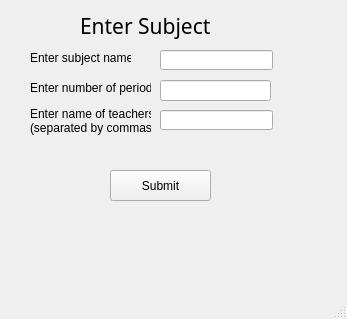
<?xml version="1.0" encoding="UTF-8"?>
<ui version="4.0">
 <class>MainWindow</class>
 <widget class="QMainWindow" name="MainWindow">
  <property name="geometry">
   <rect>
    <x>0</x>
    <y>0</y>
    <width>347</width>
    <height>319</height>
   </rect>
  </property>
  <property name="windowTitle">
   <string>MainWindow</string>
  </property>
  <widget class="QWidget" name="centralwidget">
   <widget class="QWidget" name="box" native="true">
    <property name="geometry">
     <rect>
      <x>20</x>
      <y>40</y>
      <width>291</width>
      <height>111</height>
     </rect>
    </property>
    <widget class="QLabel" name="name">
     <property name="geometry">
      <rect>
       <x>10</x>
       <y>10</y>
       <width>101</width>
       <height>16</height>
      </rect>
     </property>
     <property name="text">
      <string>Enter subject name:</string>
     </property>
    </widget>
    <widget class="QLabel" name="period">
     <property name="geometry">
      <rect>
       <x>10</x>
       <y>40</y>
       <width>121</width>
       <height>16</height>
      </rect>
     </property>
     <property name="text">
      <string>Enter number of periods:</string>
     </property>
    </widget>
    <widget class="QLabel" name="teach">
     <property name="geometry">
      <rect>
       <x>10</x>
       <y>60</y>
       <width>121</width>
       <height>41</height>
      </rect>
     </property>
     <property name="text">
      <string>Enter name of teachers:
(separated by commas)</string>
     </property>
    </widget>
    <widget class="QLineEdit" name="ename">
     <property name="geometry">
      <rect>
       <x>140</x>
       <y>10</y>
       <width>113</width>
       <height>20</height>
      </rect>
     </property>
    </widget>
    <widget class="QLineEdit" name="eperiod">
     <property name="geometry">
      <rect>
       <x>140</x>
       <y>40</y>
       <width>111</width>
       <height>21</height>
      </rect>
     </property>
    </widget>
    <widget class="QLineEdit" name="eteach">
     <property name="geometry">
      <rect>
       <x>140</x>
       <y>70</y>
       <width>113</width>
       <height>20</height>
      </rect>
     </property>
    </widget>
   </widget>
   <widget class="QLabel" name="label">
    <property name="geometry">
     <rect>
      <x>80</x>
      <y>10</y>
      <width>171</width>
      <height>31</height>
     </rect>
    </property>
    <property name="font">
     <font>
      <family>Algerian</family>
      <pointsize>16</pointsize>
     </font>
    </property>
    <property name="text">
     <string>Enter Subject</string>
    </property>
   </widget>
   <widget class="QPushButton" name="submit1">
    <property name="geometry">
     <rect>
      <x>110</x>
      <y>170</y>
      <width>101</width>
      <height>31</height>
     </rect>
    </property>
    <property name="text">
     <string>Submit</string>
    </property>
   </widget>
  </widget>
  <widget class="QMenuBar" name="menubar">
   <property name="geometry">
    <rect>
     <x>0</x>
     <y>0</y>
     <width>347</width>
     <height>21</height>
    </rect>
   </property>
  </widget>
  <widget class="QStatusBar" name="statusbar"/>
 </widget>
 <resources/>
 <connections>
  <connection>
   <sender>submit1</sender>
   <signal>clicked()</signal>
   <receiver>MainWindow</receiver>
   <slot>close()</slot>
   <hints>
    <hint type="sourcelabel">
     <x>183</x>
     <y>205</y>
    </hint>
    <hint type="destinationlabel">
     <x>221</x>
     <y>-5</y>
    </hint>
   </hints>
  </connection>
  <connection>
   <sender>submit1</sender>
   <signal>pressed()</signal>
   <receiver>submit1</receiver>
   <slot>setFocus()</slot>
   <hints>
    <hint type="sourcelabel">
     <x>205</x>
     <y>198</y>
    </hint>
    <hint type="destinationlabel">
     <x>203</x>
     <y>214</y>
    </hint>
   </hints>
  </connection>
  <connection>
   <sender>submit1</sender>
   <signal>pressed()</signal>
   <receiver>submit1</receiver>
   <slot>showMaximized()</slot>
   <hints>
    <hint type="sourcelabel">
     <x>129</x>
     <y>221</y>
    </hint>
    <hint type="destinationlabel">
     <x>118</x>
     <y>205</y>
    </hint>
   </hints>
  </connection>
 </connections>
</ui>
